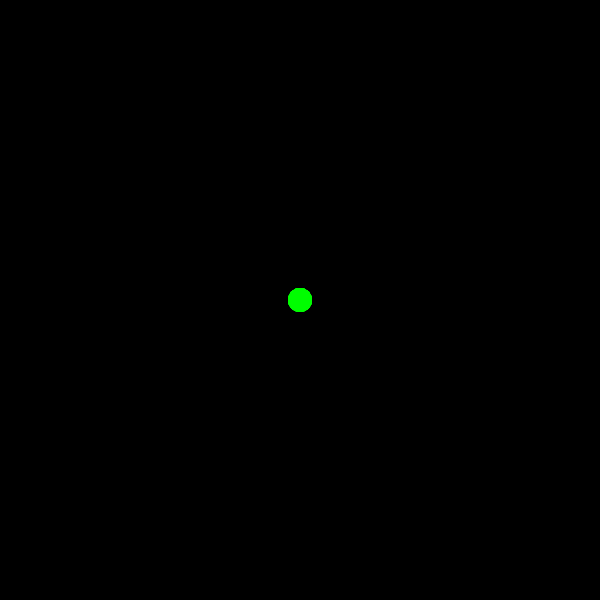
Frame 1 (no input)
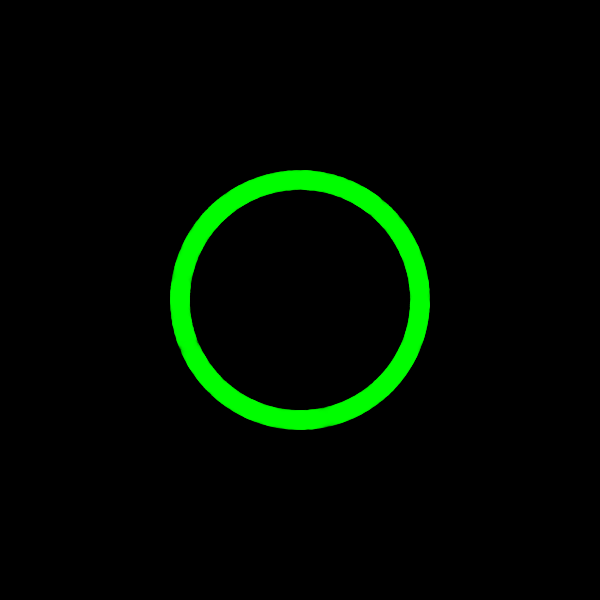
Frame 60 (no input)
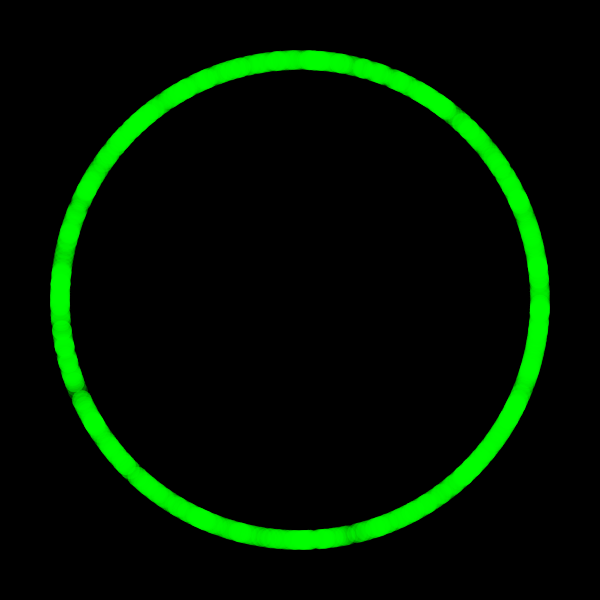
Frame 120 (the mouse pressed at the canvas centre since frame 60)

The p5.js sketch that drew these frames (run headless with seeded random() and noise() and a simulated clock; from frame 60 on, the mouse is pressed at the canvas centre):

// p5.js sketch
// ── sketch.js
var bouncingBalls = []; // give ourselves an empty array to hold all the balls

var numberOfBallsToStart = 1175; // give ourselves a number of balls to start with

// give ourselves a basic function to pass as callbacks to forEach calls to the array

// initializeBall() calls initialize() on the ball passed in
var initializeBall = function (ball) {
  ball.initialize();
};

// updateAndDisplay() calls update() and display() on the ball passed in
var updateAndDisplay = function(ball) {
  ball.update();
  ball.display();
};


setup = function () {

  createCanvas(600, 600); // create a canvas

  // create however many balls we want...
  // create all the balls at the center of the canvas
  while (bouncingBalls.length < numberOfBallsToStart) bouncingBalls.push(new BouncingBall(width/2, height/2));
  // ...and initialize them
  bouncingBalls.forEach(initializeBall);

};

draw = function() {

  background(0); // refresh the background

  bouncingBalls.forEach(updateAndDisplay); // update and display each ball

};

// ── bouncing-ball.js
/*
  BouncingBall

  The specs. A BouncingBall must:

  1. Be translucent.
  2. Have positions and directions represented by a p5.Vector object.
  3. Move in a random direction once initialize() is called, but each ball should move at the same speed.
  4. Bounce off the edges of the canvas.

  Most of your work in this assignment (in fact, almost certainly all of it) will involve modifying this starter code.

  You may create whatever additional properites and functions you may wish to help you accomplish the behavior above. Please recall that functions should generally be not longer than 5 lines of code.
*/

// the arguments to the constructor function should represent the BouncingBall's starting position
var BouncingBall = function (startingX, startingY) {
  //this.position = new p5.Vector (startingX, startingY);
  this.startingX = startingX;
  this.startingY = startingY;
};

BouncingBall.prototype = {
  radius : 10,

  // initialize() is typically only called once, after the object is created.
  initialize: function () {
    this.position = new p5.Vector(this.startingX, this.startingY);
    this.direction = p5.Vector.random2D();
    this.direction.setMag(2);
    // place here instead because as a matter of practice it is a good idea to put p5 code in initialize instead of under the consrtuctor function (var BouncingBall...)
  },

  // update() should update the state of the object, moving it and updating any properties
  update: function () {
    this.position.add(this.direction);
    this.checkForBounce();
  },

  // display() should draw the object to the canvas, using p5 code
  display: function () {
    noStroke();
    fill('rgba(0,255,0, 0.25)');
    ellipse(this.position.x, this.position.y, this.radius * 2, this.radius * 2);
  },

  checkForBounce: function () {
    if (this.position.y > height - this.radius) this.bounceY();
    if (this.position.y < this.radius) this.bounceY();
    if (this.position.x > width - this.radius) this.bounceX();
    if (this.position.x < this.radius) this.bounceX();
  },

  bounceX: function () {
    this.direction.x *= -1; // this line is the same as: this.direction.x = this.direction.x * -1;
  },

  bounceY: function() {
    this.direction.y *= -1; // this line is the same as: this.direction.y = this.direction.y * -1;
  }

};
